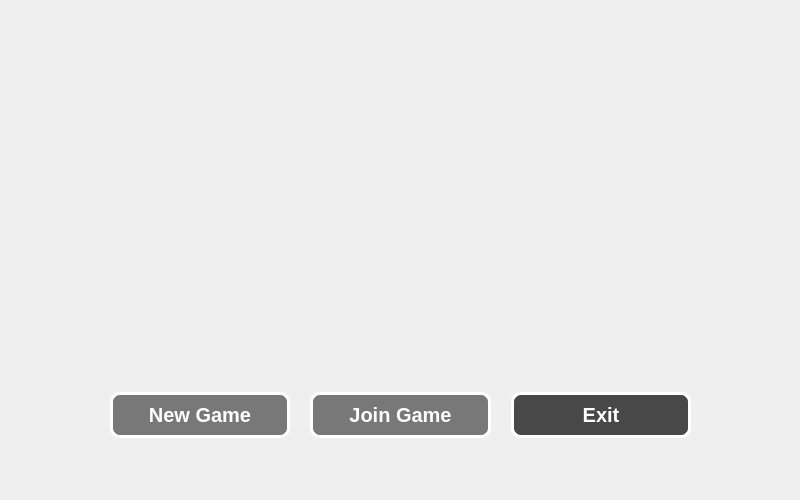
<?xml version="1.0" encoding="UTF-8"?>
<ui version="4.0">
 <class>Lobby</class>
 <widget class="QMainWindow" name="Lobby">
  <property name="enabled">
   <bool>true</bool>
  </property>
  <property name="geometry">
   <rect>
    <x>0</x>
    <y>0</y>
    <width>800</width>
    <height>500</height>
   </rect>
  </property>
  <property name="mouseTracking">
   <bool>false</bool>
  </property>
  <property name="tabletTracking">
   <bool>false</bool>
  </property>
  <property name="windowTitle">
   <string>Lobby</string>
  </property>
  <property name="autoFillBackground">
   <bool>true</bool>
  </property>
  <property name="styleSheet">
   <string notr="true"/>
  </property>
  <property name="animated">
   <bool>false</bool>
  </property>
  <property name="documentMode">
   <bool>false</bool>
  </property>
  <widget class="QWidget" name="centralwidget">
   <property name="autoFillBackground">
    <bool>false</bool>
   </property>
   <property name="styleSheet">
    <string notr="true">QWidget {
    background-image: url(:/images/background_lobby.png);
}</string>
   </property>
   <widget class="QWidget" name="horizontalLayoutWidget">
    <property name="geometry">
     <rect>
      <x>110</x>
      <y>390</y>
      <width>581</width>
      <height>51</height>
     </rect>
    </property>
    <layout class="QHBoxLayout" name="horizontalLayout">
     <property name="spacing">
      <number>20</number>
     </property>
     <item>
      <widget class="QPushButton" name="pushButton">
       <property name="font">
        <font>
         <family>Segoe UI</family>
         <pointsize>-1</pointsize>
         <bold>true</bold>
        </font>
       </property>
       <property name="styleSheet">
        <string notr="true">QPushButton {
    border: 3px solid white;
    background-color: rgba(0, 0, 0, 0.5);
    color: white;
    font-weight: bold;
    font-size: 20px;
    border-radius: 10px;
	height: 40px;
}</string>
       </property>
       <property name="text">
        <string>New Game</string>
       </property>
      </widget>
     </item>
     <item>
      <widget class="QPushButton" name="pushButton_2">
       <property name="styleSheet">
        <string notr="true">QPushButton {
    border: 3px solid white;
    background-color: rgba(0, 0, 0, 0.5);
    color: white;
    font-weight: bold;
    font-size: 20px;
    border-radius: 10px;
	height: 40px;
}</string>
       </property>
       <property name="text">
        <string>Join Game</string>
       </property>
      </widget>
     </item>
     <item>
      <widget class="QPushButton" name="pushButton_3">
       <property name="styleSheet">
        <string notr="true">QPushButton {
    border: 3px solid white;
    background-color: rgba(0, 0, 0, 0.7); 
    color: white;
    font-weight: bold;
    font-size: 20px;
    border-radius: 10px;
	height: 40px;
}</string>
       </property>
       <property name="text">
        <string>Exit</string>
       </property>
      </widget>
     </item>
    </layout>
   </widget>
  </widget>
 </widget>
 <resources/>
 <connections/>
</ui>
